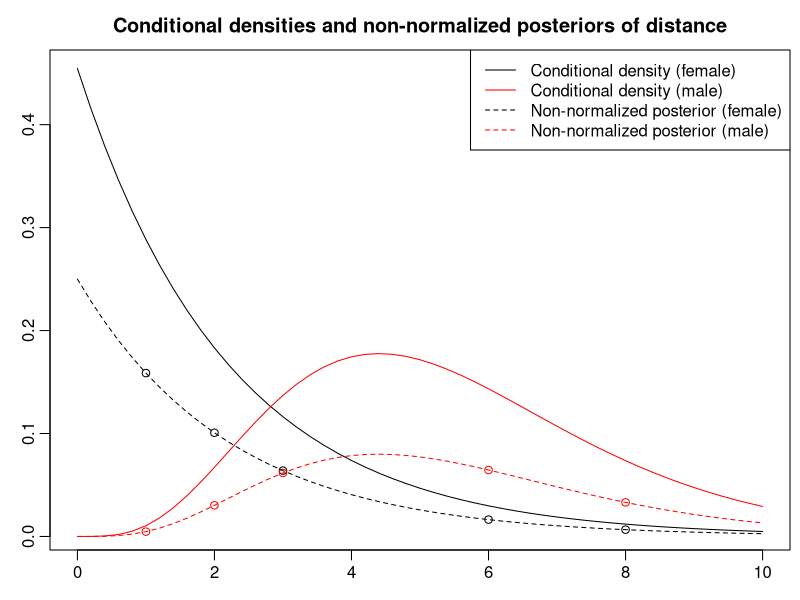
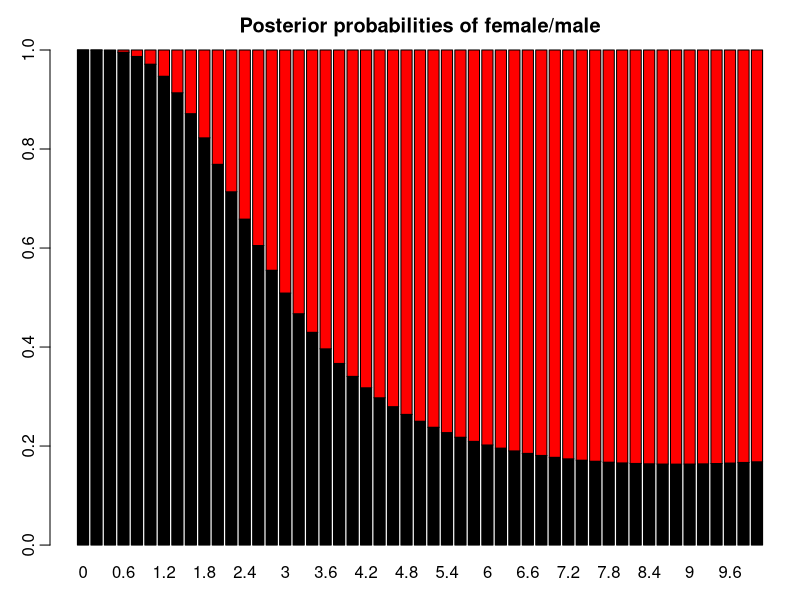

Here is the R script that generated these plots, in order:
## ---- chunk 1
knitr::opts_chunk$set(
  collapse = TRUE,
  comment = "#>",
  fig.width = 8,
  fig.height = 5
)
knitr::opts_knit$set(global.par = TRUE)
pdfplots <- FALSE # default: FALSE; set this to TRUE only if you like pdf figures
## ---- chunk 2
par(mgp = c(1.6, .6, 0), mar = c(2.5, 2.5, 2.5, .5), lwd = 1)
## ---- chunk 3
PrA <- 0.7
PrAC <- 1 - PrA
## ---- chunk 4
PrFA <- 0.01
PrFAC <- 0.05
## ---- chunk 5
N <- 100
y <- 0:6
## ---- chunk 6
PosteriorTheta1Unormalized <- PrFA ^ y * (1 - PrFA) ^ (N - y) * PrA
PosteriorTheta0Unormalized <- PrFAC ^ y * (1 - PrFAC) ^ (N - y) * PrAC
NormalizingConstant <- PosteriorTheta0Unormalized + PosteriorTheta1Unormalized

round(PosteriorTheta1Unormalized / NormalizingConstant, 3)
## ---- chunk 7
round(PosteriorTheta0Unormalized / NormalizingConstant, 3)
## ---- chunk 8
PrA <- 0.5
PrAC <- 1 - PrA
PosteriorTheta1Unormalized <- PrFA ^ y * (1 - PrFA) ^ (N - y) * PrA
PosteriorTheta0Unormalized <- PrFAC ^ y * (1 - PrFAC) ^ (N - y) * PrAC
NormalizingConstant <- PosteriorTheta0Unormalized + PosteriorTheta1Unormalized

round(PosteriorTheta1Unormalized / NormalizingConstant, 3)
## ---- chunk 9
round(PosteriorTheta0Unormalized / NormalizingConstant, 3)
## ---- chunk 10
Prtheta = 0.55
lambda = 1/2.2
alpha = 5
beta = 5/5.5
## ---- chunk 11
if (pdfplots) {
  pdf("bayes-basic-example2.pdf", width = 12, height = 8)
  par(mgp = c(1.6, .6, 0), mar = c(2, 2, 3, .5), lwd = 2)
}
x <- seq(0, 10, 0.2)
plot(x, dexp(x, lambda), type = "l", xlab = "", ylab = "")
title("Conditional densities and non-normalized posteriors of distance")
lines(x, dgamma(x, alpha, beta), col = "red")

y <- c(1, 2, 3, 6, 8)
theta1_y <- dexp(y, lambda) * Prtheta
theta0_y <- dgamma(y, alpha, beta) * (1 - Prtheta)

points(y, theta1_y)
points(y, theta0_y, col = "red")

theta1_y_morepoints <- dexp(x, lambda) * Prtheta
theta0_y_morepoints <- dgamma(x, alpha, beta) * (1 - Prtheta)

lines(x,  theta1_y_morepoints, lty = 2)
lines(x,  theta0_y_morepoints, lty = 2, col = "red")

legend("topright", c("Conditional density (female)",
                     "Conditional density (male)",
                     "Non-normalized posterior (female)",
                     "Non-normalized posterior (male)"),
       col = rep(c("black", "red"), 2), lty = rep(1:2, each = 2))
## ---- chunk 12
female <- theta1_y / (theta0_y + theta1_y)
male <- theta0_y / (theta0_y + theta1_y)
res <- rbind(female, male)
colnames(res) <- y
round(res, 3)
## ---- chunk 13
sum_morepoints <- theta0_y_morepoints + theta1_y_morepoints
female_morepoints <- theta1_y_morepoints / sum_morepoints
male_morepoints <- theta0_y_morepoints / sum_morepoints
res <- rbind(female_morepoints, male_morepoints)
colnames(res) <- x
barplot(res, main = "Posterior probabilities of female/male", col = c("black", "red"))
